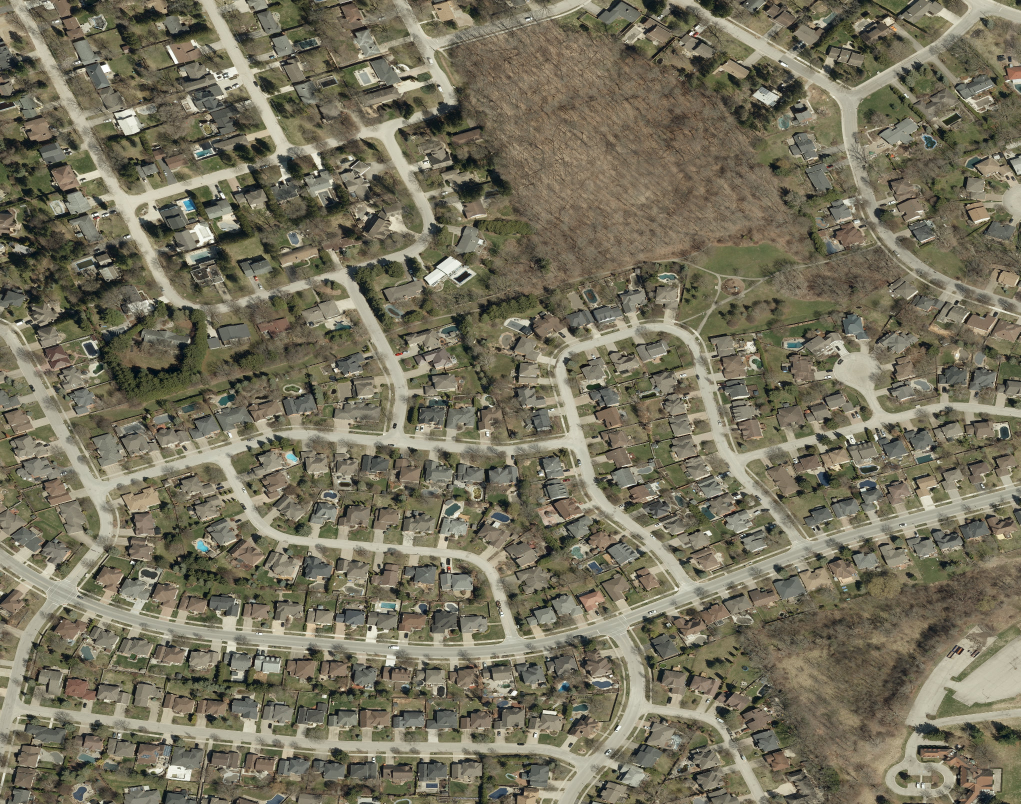
#> input picture data/region/aerial-fine-0-0.jpg, 2041 x 1608 px (shown at 1/2 size)
$ python -i seasonal_frontages.py   (imports and definitions only)
#> lines starting #> are read from the running program, lines starting #| are printed output that depends on the picture; after the words box and inside, x2 and y2 are one past the last pixel; in counts of white or black regions, pixels touching at a corner belong together
#> further down, picture is the input picture: shape (1608, 2041, 3); mean B, G, R 93.6, 113.6, 118.2
import json

import cv2
import numpy as np
import shapely
from affine import Affine
from rasterio.features import rasterize,shapes
from shapely.geometry import LineString,Polygon,box,shape

import campus_region as region
import city_streets
from campus_bounds import footprint
from frontage_survey import civic_walks
from ortho_road_paint import rgb_tile
from parcel_surfaces import municipal_lines
from parking_archive import aligned_photo,lot_tiles


def extract_material(photo):
    rgb=cv2.resize(photo,(600,600),interpolation=cv2.INTER_AREA).astype('float32')
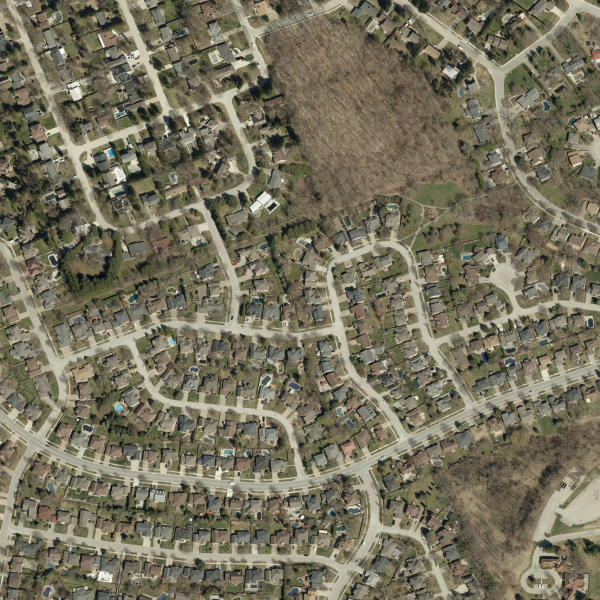
#> rgb: shape (600, 600, 3) float32; mean B, G, R 93.6, 113.6, 118.2
    red,green,blue=rgb.transpose(2,0,1)
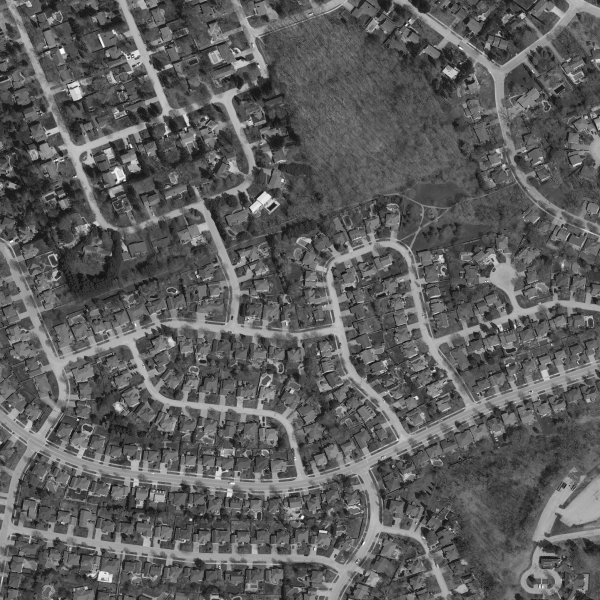
#> red: shape (600, 600) float32; min 16, max 252, mean 93.6
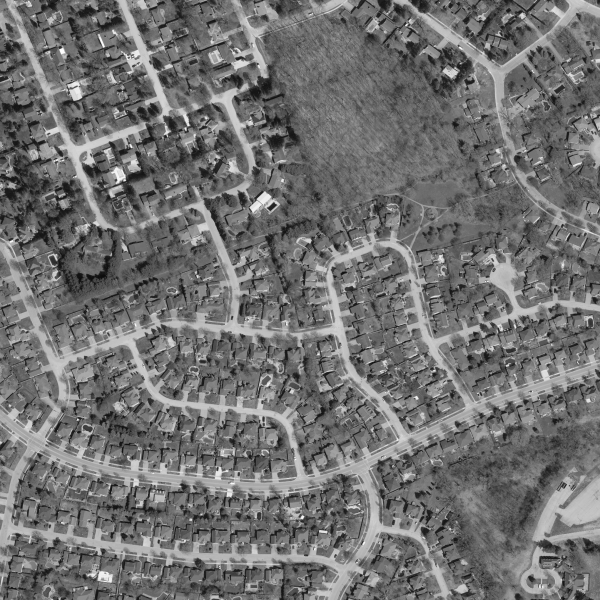
#> green: shape (600, 600) float32; min 12, max 254, mean 113.6
    light=(red+2*green+blue)*.25
    neutral=(red-green<15)&(green-red<5)&(red-blue<8+.123*light)&(green-blue<8+.10*light)
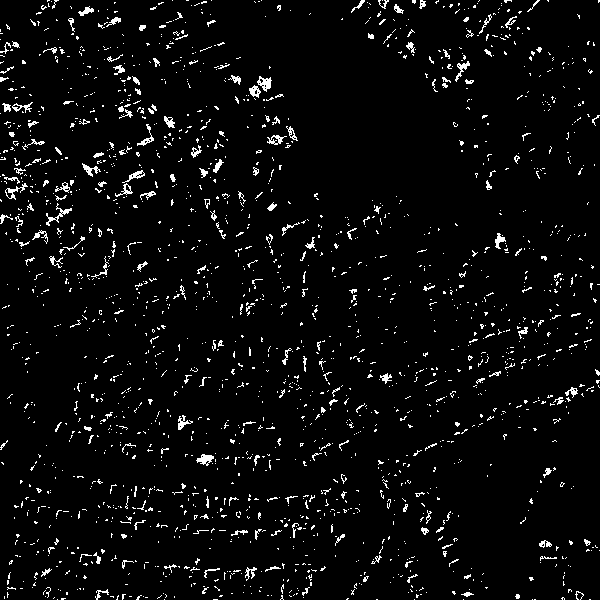
#> neutral: shape (600, 600) bool; 4.1% white in thin lines or dots
    green_cover=((green-red>7)&(green-blue>12))|((red-blue>12+.16*light)&(green-blue>9+.095*light))|(red-green>18)
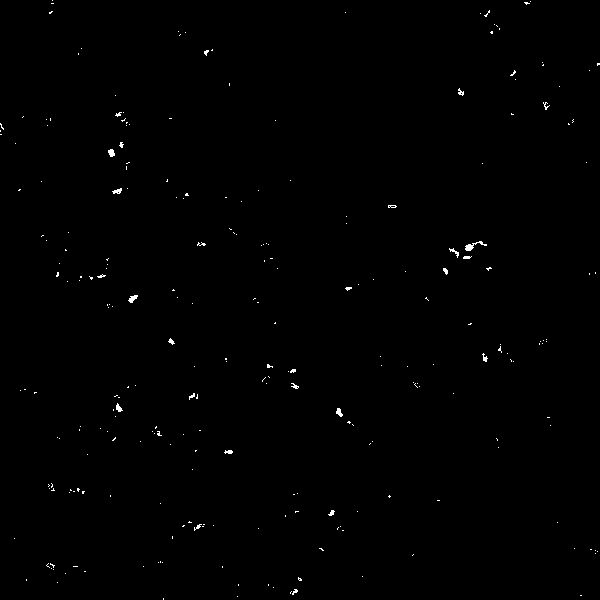
#> green_cover: shape (600, 600) bool; 0.37% white in thin lines or dots
    return cv2.medianBlur(np.uint8(neutral&(light>137)),3),cv2.medianBlur(np.uint8(green_cover),3),light


# [73 lines left out: functions area_masks, tile_frontages, survey, not called in this run]


# [5 lines not run here, left out]

>>> import cv2
>>> picture = cv2.imread('../data/region/aerial-fine-0-0.jpg')
>>> result = extract_material(picture)

$ run again, on data/region/aerial-fine-1-0.jpg
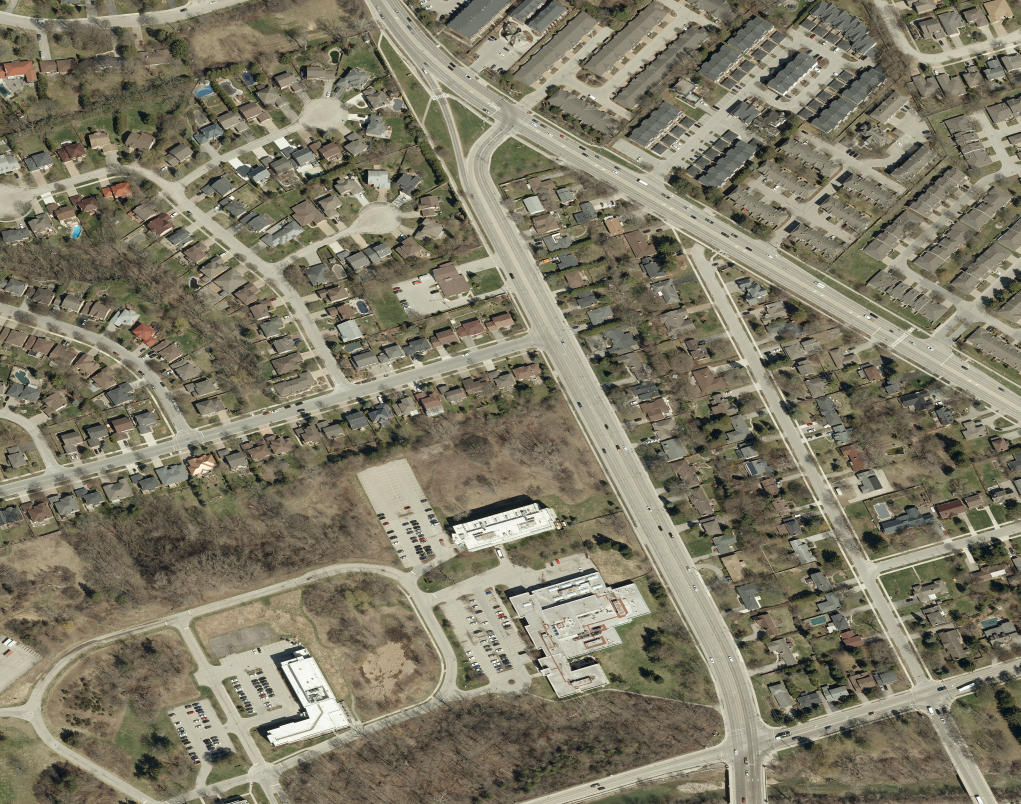
#> input picture data/region/aerial-fine-1-0.jpg, 2041 x 1608 px (shown at 1/2 size)
#> picture is the input picture: shape (1608, 2041, 3); mean B, G, R 101.6, 121.4, 126.2
#> in extract_material, `neutral=(red-green<15)&(green-red<5)&(red-blue<8+.123*light)&(green-bl..`:
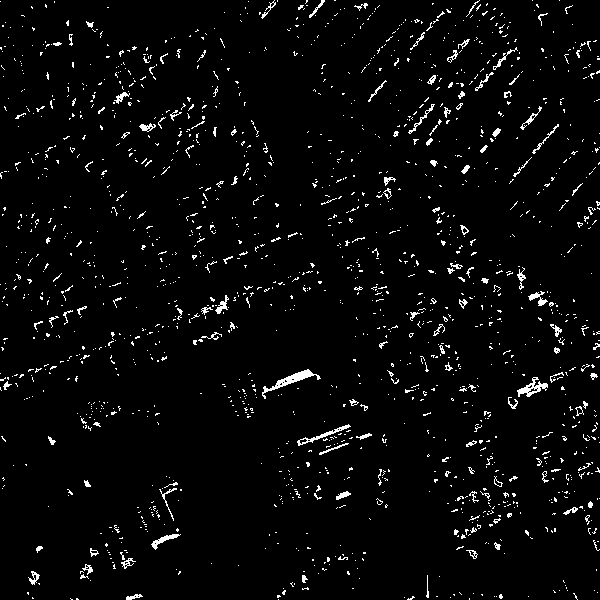
#> neutral: shape (600, 600) bool; 3.4% white in thin lines or dots
#> in extract_material, `green_cover=((green-red>7)&(green-blue>12))|((red-blue>12+.16*light)&(..`:
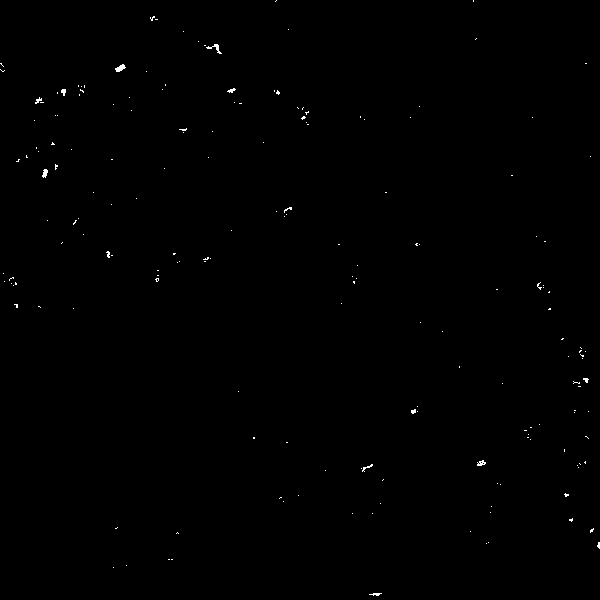
#> green_cover: shape (600, 600) bool; 0.23% white in thin lines or dots

$ run again, on data/region/aerial-fine-1-1.jpg
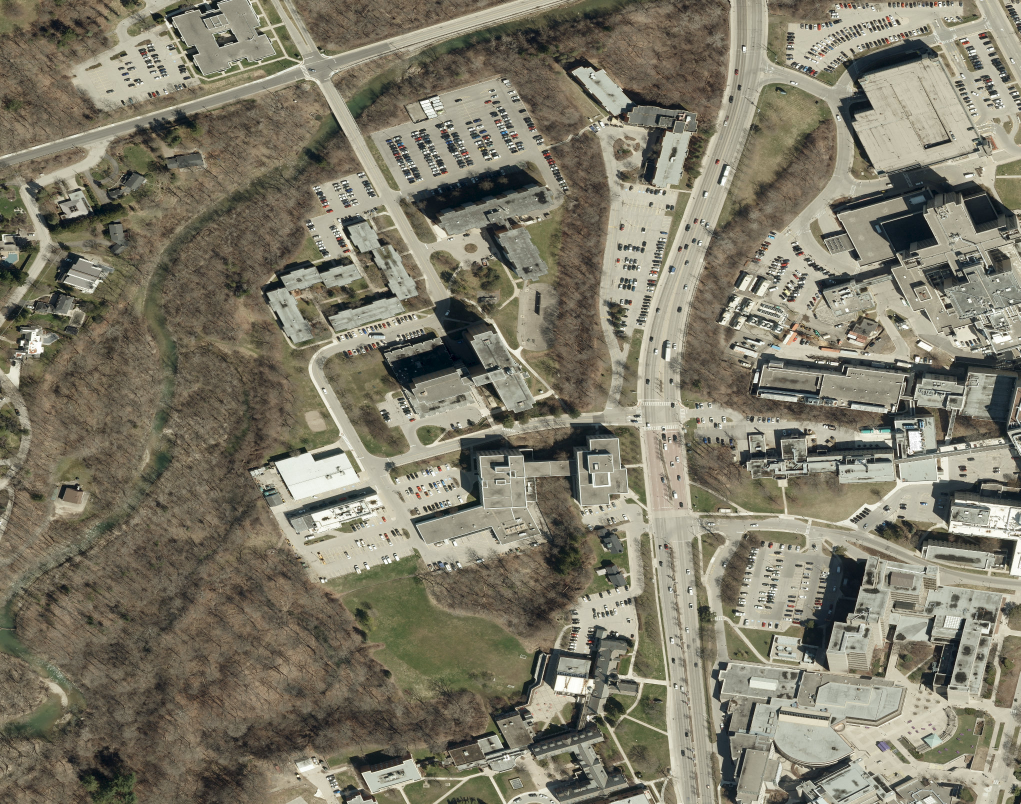
#> input picture data/region/aerial-fine-1-1.jpg, 2041 x 1608 px (shown at 1/2 size)
#> picture is the input picture: shape (1608, 2041, 3); mean B, G, R 105, 122, 126.4
#> in extract_material, `neutral=(red-green<15)&(green-red<5)&(red-blue<8+.123*light)&(green-bl..`:
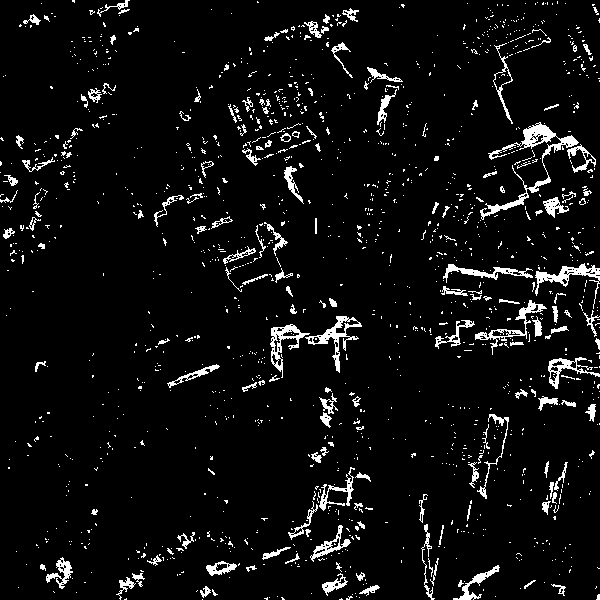
#> neutral: shape (600, 600) bool; 5.7% white in thin lines or dots
#> in extract_material, `green_cover=((green-red>7)&(green-blue>12))|((red-blue>12+.16*light)&(..`:
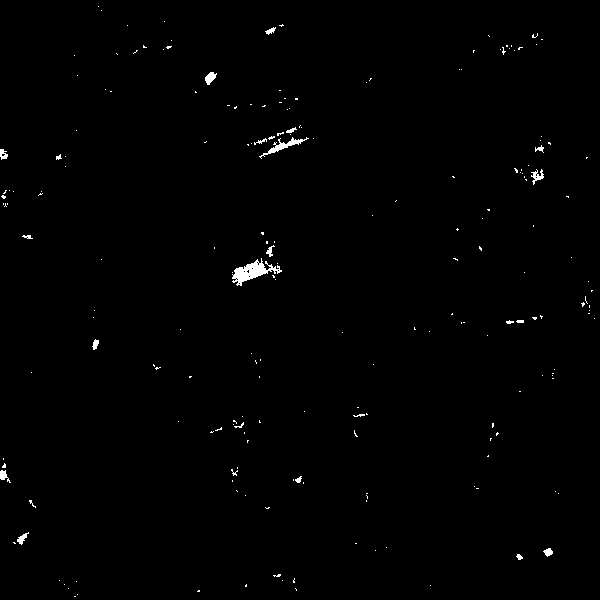
#> green_cover: shape (600, 600) bool; 0.63% white; 204 white regions (181 under 20 px), largest, box (x1, y1, x2, y2) and area: (232, 258, 282, 286) 551, (259, 137, 309, 159) 226, (205, 72, 217, 85) 93

$ run again, on data/region/aerial-fine-1-2.jpg
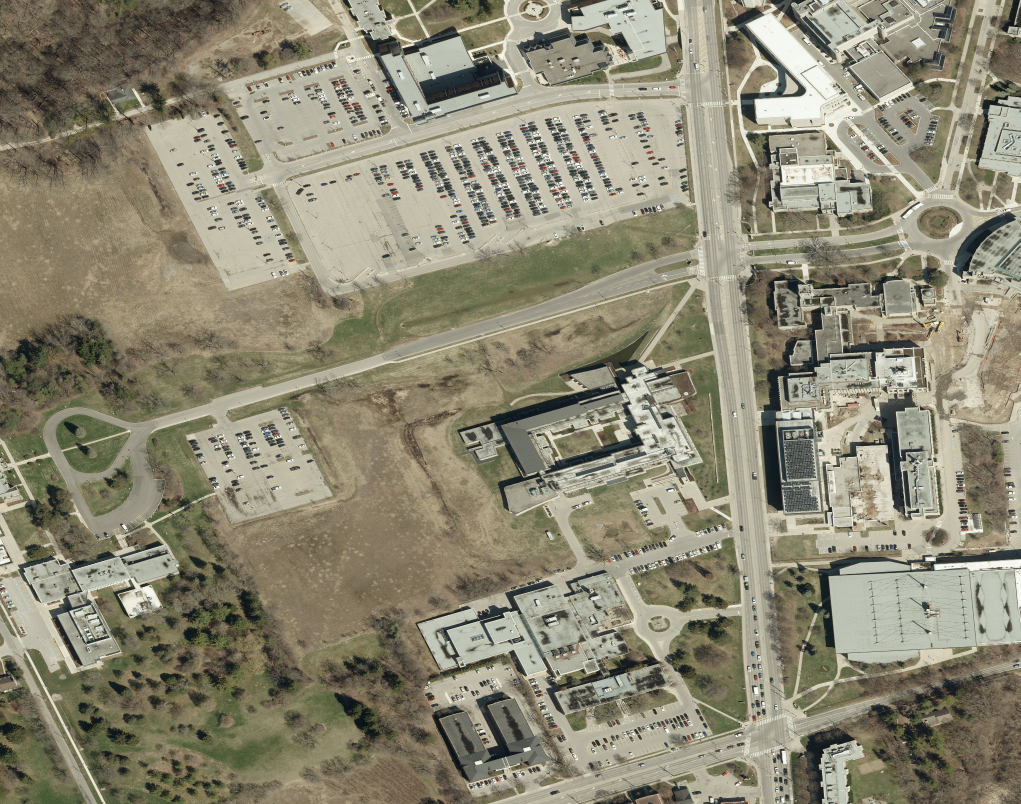
#> input picture data/region/aerial-fine-1-2.jpg, 2041 x 1608 px (shown at 1/2 size)
#> picture is the input picture: shape (1608, 2041, 3); mean B, G, R 115.6, 135.7, 139.8
#> in extract_material, `neutral=(red-green<15)&(green-red<5)&(red-blue<8+.123*light)&(green-bl..`:
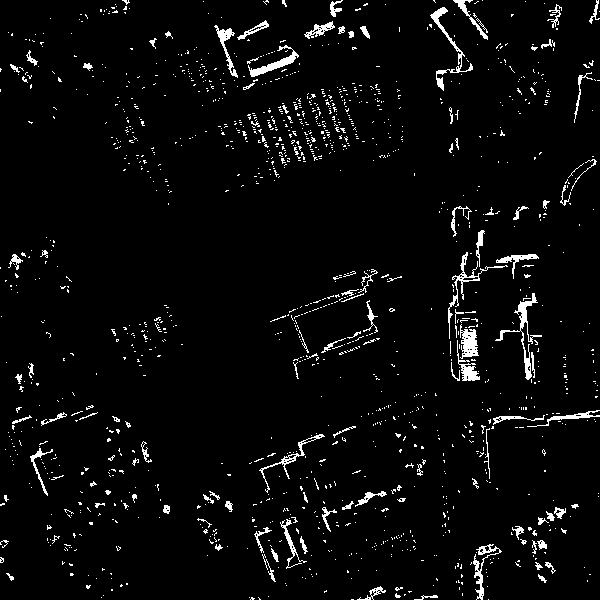
#> neutral: shape (600, 600) bool; 3.9% white in thin lines or dots
#> in extract_material, `green_cover=((green-red>7)&(green-blue>12))|((red-blue>12+.16*light)&(..`:
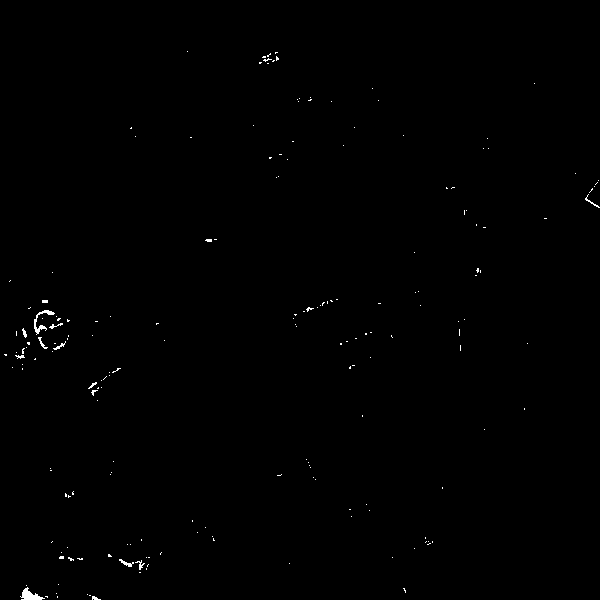
#> green_cover: shape (600, 600) bool; 0.32% white in thin lines or dots
